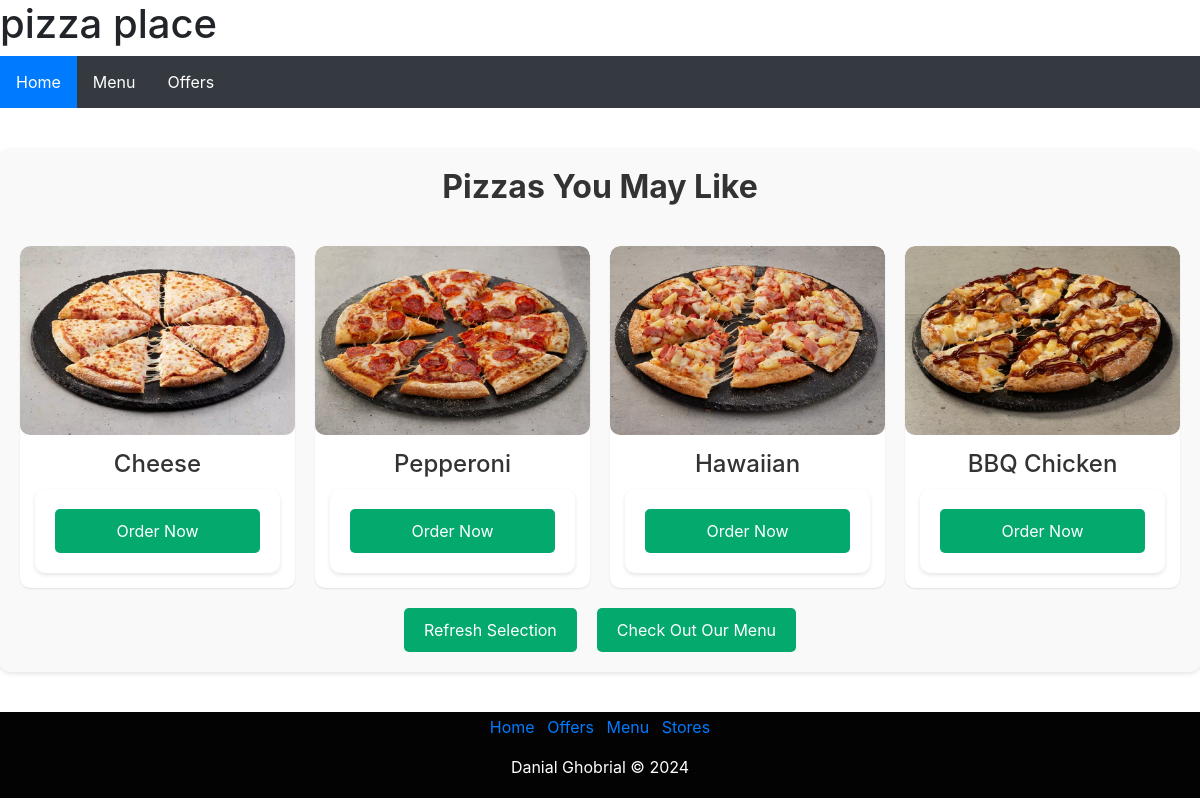
The page / on the database its author committed.
### tables this page shows
CREATE TABLE Pizza (ID INTEGER PRIMARY KEY, Type TEXT, Price REAL, photo);

### routes.py (the view)
@app.route('/')
def home():
    conn = sqlite3.connect(DATABASE)
    cur = conn.cursor()
    random_data = get_random_data()
    cur.execute('SELECT * FROM Base')
    bases = cur.fetchall()
    if 'user' in session:
        return render_template('home.html', data=random_data, bases=bases, title="Home")
    else:
        return render_template('home_not_logged_in.html', data=random_data, bases=bases, title="Home")

### routes.py (called while the page is built)
def get_random_data():
    with sqlite3.connect("Database/pizza.db") as conn:
        cursor = conn.cursor()
        cursor.execute("SELECT * FROM Pizza ORDER BY RANDOM() LIMIT 4")
        data = cursor.fetchall()
    return data

### templates/home_not_logged_in.html (shortened to what this page needs)
{% extends "layout.html" %}
{% block content %}
<div class="home-container">
  <h2 class="section-title"><b>Pizzas You May Like</b></h2>
  <div class="pizzas-grid">
    {% for pizza in data %}
      <div class="pizza-card">
        <div class="pizza-image">
          <a href="/pizza/{{ pizza[0] }}"><img src="{{ pizza[3] }}" alt="{{ pizza[1] }}"></a>
        </div>
        <div class="pizza-info">
          <h3 class="pizza-title">{{ pizza[1] }}</h3>
          <form class="order-now-form" action="/login">
            <button type="submit" class="order-now-button">Order Now</button>
          </form>
        </div>
      </div>
    {% endfor %}
  </div>
  <div class="home-buttons">
    <a href="/"> <button class="refresh-button">Refresh Selection</button></a>
    <a href="/menu"> <button class="menu-button">Check Out Our Menu</button> </a>
  </div>
</div>
{% endblock %}

### static/CSS/style.css (style rules this page uses)
body { font-family: 'Segoe UI', Tahoma, Geneva, Verdana, sans-serif; background-color: #f8f9fa; color: #343a40; margin: 0; padding: 0; line-height: 1.6; }
a { text-decoration: none; }
button { background-color: #04AA6D; color: #ffffff; border: none; border-radius: 5px; padding: 10px 20px; font-size: 16px; cursor: pointer; transition: background-color 0.3s, transform 0.3s; }
form { display: flex; flex-direction: column; gap: 15px; padding: 20px; background-color: #ffffff; border-radius: 10px; box-shadow: 0 2px 4px rgba(0, 0, 0, 0.1); }
.home-container { max-width: 1200px; margin: 40px auto; padding: 20px; background-color: #f9f9f9; border-radius: 10px; box-shadow: 0 2px 4px rgba(0, 0, 0, 0.1); }
.section-title { color: #333333; text-align: center; margin-bottom: 40px; }
.pizzas-grid { display: grid; grid-template-columns: repeat(auto-fit, minmax(250px, 1fr)); gap: 20px; }
.pizza-card { background-color: #ffffff; border-radius: 10px; box-shadow: 0 1px 2px rgba(0, 0, 0, 0.1); overflow: hidden; text-align: center; transition: box-shadow 0.3s; }
.pizza-image img { width: 100%; height: auto; }
.pizza-info { padding: 15px; }
.pizza-title { color: #333333; font-size: 20px; margin-bottom: 10px; }
.home-buttons { display: flex; justify-content: center; margin-top: 20px; }
.home-buttons button { background-color: #04AA6D; color: white; padding: 10px 20px; border: none; border-radius: 5px; cursor: pointer; transition: background-color 0.3s; margin: 0 10px; }
.pizza-image img { max-width: 100%; height: auto; border-radius: 10px; }
.pizza-title { color: #333; font-size: 24px; margin-bottom: 10px; }
.order-now-button { background-color: #04AA6D; color: white; padding: 10px 20px; border: none; border-radius: 5px; cursor: pointer; transition: background-color 0.3s; text-decoration: none; }

### rows shown on the page
Pizza: photo (picture), Type "Cheese"
Pizza: photo (picture), Type "Pepperoni"
Pizza: photo (picture), Type "Hawaiian"
Pizza: photo (picture), Type "BBQ Chicken"
